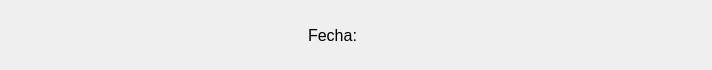
         <widget class="QWidget" name="widget_3" native="true">
          <property name="maximumSize">
           <size>
            <width>16777215</width>
            <height>70</height>
           </size>
          </property>
          <layout class="QHBoxLayout" name="horizontalLayout_7">
           <item>
            <layout class="QHBoxLayout" name="horizontalLayout_6">
             <property name="spacing">
              <number>0</number>
             </property>
             <item>
              <spacer name="horizontalSpacer">
               <property name="orientation">
                <enum>Qt::Horizontal</enum>
               </property>
               <property name="sizeHint" stdset="0">
                <size>
                 <width>288</width>
                 <height>20</height>
                </size>
               </property>
              </spacer>
             </item>
             <item>
              <widget class="QWidget" name="widget_6" native="true">
               <layout class="QHBoxLayout" name="horizontalLayout_2">
                <item>
                 <widget class="QLabel" name="label_2">
                  <property name="font">
                   <font>
                    <pointsize>12</pointsize>
                   </font>
                  </property>
                  <property name="text">
                   <string>Fecha:</string>
                  </property>
                  <property name="alignment">
                   <set>Qt::AlignCenter</set>
                  </property>
                 </widget>
                </item>
               </layout>
              </widget>
             </item>
             <item>
              <widget class="QWidget" name="widget_7" native="true">
               <layout class="QHBoxLayout" name="horizontalLayout_3">
                <item>
                 <widget class="QLabel" name="fechaRf">
                  <property name="font">
                   <font>
                    <pointsize>12</pointsize>
                   </font>
                  </property>
                  <property name="text">
                   <string/>
                  </property>
                  <property name="alignment">
                   <set>Qt::AlignCenter</set>
                  </property>
                 </widget>
                </item>
               </layout>
              </widget>
             </item>
             <item>
              <spacer name="horizontalSpacer_12">
               <property name="orientation">
                <enum>Qt::Horizontal</enum>
               </property>
               <property name="sizeHint" stdset="0">
                <size>
                 <width>308</width>
                 <height>20</height>
                </size>
               </property>
              </spacer>
             </item>
            </layout>
           </item>
          </layout>
         </widget>
